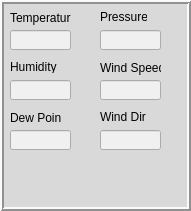
   <widget class="QFrame" name="frame_3">
    <property name="geometry">
     <rect>
      <x>710</x>
      <y>140</y>
      <width>191</width>
      <height>211</height>
     </rect>
    </property>
    <property name="styleSheet">
     <string notr="true">background-color: rgb(217, 217, 217);</string>
    </property>
    <property name="frameShape">
     <enum>QFrame::Box</enum>
    </property>
    <property name="frameShadow">
     <enum>QFrame::Raised</enum>
    </property>
    <property name="lineWidth">
     <number>2</number>
    </property>
    <widget class="QLineEdit" name="txtTemp">
     <property name="enabled">
      <bool>true</bool>
     </property>
     <property name="geometry">
      <rect>
       <x>10</x>
       <y>30</y>
       <width>61</width>
       <height>20</height>
      </rect>
     </property>
     <property name="font">
      <font>
       <weight>75</weight>
       <bold>true</bold>
      </font>
     </property>
     <property name="styleSheet">
      <string notr="true">background-color: rgb(240, 240, 240);</string>
     </property>
     <property name="alignment">
      <set>Qt::AlignCenter</set>
     </property>
     <property name="readOnly">
      <bool>true</bool>
     </property>
    </widget>
    <widget class="QLabel" name="label_8">
     <property name="geometry">
      <rect>
       <x>10</x>
       <y>10</y>
       <width>61</width>
       <height>16</height>
      </rect>
     </property>
     <property name="text">
      <string>Temperature</string>
     </property>
    </widget>
    <widget class="QLineEdit" name="txtUmid">
     <property name="enabled">
      <bool>true</bool>
     </property>
     <property name="geometry">
      <rect>
       <x>10</x>
       <y>80</y>
       <width>61</width>
       <height>20</height>
      </rect>
     </property>
     <property name="font">
      <font>
       <weight>75</weight>
       <bold>true</bold>
      </font>
     </property>
     <property name="styleSheet">
      <string notr="true">background-color: rgb(240, 240, 240);</string>
     </property>
     <property name="alignment">
      <set>Qt::AlignCenter</set>
     </property>
     <property name="readOnly">
      <bool>true</bool>
     </property>
    </widget>
    <widget class="QLabel" name="label_9">
     <property name="geometry">
      <rect>
       <x>10</x>
       <y>60</y>
       <width>47</width>
       <height>13</height>
      </rect>
     </property>
     <property name="text">
      <string>Humidity</string>
     </property>
    </widget>
    <widget class="QLineEdit" name="txtDew">
     <property name="enabled">
      <bool>true</bool>
     </property>
     <property name="geometry">
      <rect>
       <x>10</x>
       <y>130</y>
       <width>61</width>
       <height>20</height>
      </rect>
     </property>
     <property name="font">
      <font>
       <weight>75</weight>
       <bold>true</bold>
      </font>
     </property>
     <property name="styleSheet">
      <string notr="true">background-color: rgb(240, 240, 240);</string>
     </property>
     <property name="alignment">
      <set>Qt::AlignCenter</set>
     </property>
     <property name="readOnly">
      <bool>true</bool>
     </property>
    </widget>
    <widget class="QLabel" name="label_10">
     <property name="geometry">
      <rect>
       <x>10</x>
       <y>110</y>
       <width>51</width>
       <height>16</height>
      </rect>
     </property>
     <property name="text">
      <string>Dew Point</string>
     </property>
    </widget>
    <widget class="QLineEdit" name="txtBar">
     <property name="enabled">
      <bool>true</bool>
     </property>
     <property name="geometry">
      <rect>
       <x>100</x>
       <y>30</y>
       <width>61</width>
       <height>20</height>
      </rect>
     </property>
     <property name="font">
      <font>
       <weight>75</weight>
       <bold>true</bold>
      </font>
     </property>
     <property name="styleSheet">
      <string notr="true">background-color: rgb(240, 240, 240);</string>
     </property>
     <property name="alignment">
      <set>Qt::AlignCenter</set>
     </property>
     <property name="readOnly">
      <bool>true</bool>
     </property>
    </widget>
    <widget class="QLabel" name="label_11">
     <property name="geometry">
      <rect>
       <x>100</x>
       <y>10</y>
       <width>47</width>
       <height>13</height>
      </rect>
     </property>
     <property name="text">
      <string>Pressure</string>
     </property>
    </widget>
    <widget class="QLineEdit" name="txtWind">
     <property name="enabled">
      <bool>true</bool>
     </property>
     <property name="geometry">
      <rect>
       <x>100</x>
       <y>80</y>
       <width>61</width>
       <height>20</height>
      </rect>
     </property>
     <property name="font">
      <font>
       <weight>75</weight>
       <bold>true</bold>
      </font>
     </property>
     <property name="styleSheet">
      <string notr="true">background-color: rgb(240, 240, 240);</string>
     </property>
     <property name="alignment">
      <set>Qt::AlignCenter</set>
     </property>
     <property name="readOnly">
      <bool>true</bool>
     </property>
    </widget>
    <widget class="QLabel" name="label_12">
     <property name="geometry">
      <rect>
       <x>100</x>
       <y>60</y>
       <width>61</width>
       <height>16</height>
      </rect>
     </property>
     <property name="text">
      <string>Wind Speed</string>
     </property>
    </widget>
    <widget class="QLineEdit" name="txtWindDir">
     <property name="enabled">
      <bool>true</bool>
     </property>
     <property name="geometry">
      <rect>
       <x>100</x>
       <y>130</y>
       <width>61</width>
       <height>20</height>
      </rect>
     </property>
     <property name="font">
      <font>
       <weight>75</weight>
       <bold>true</bold>
      </font>
     </property>
     <property name="styleSheet">
      <string notr="true">background-color: rgb(240, 240, 240);</string>
     </property>
     <property name="alignment">
      <set>Qt::AlignCenter</set>
     </property>
     <property name="readOnly">
      <bool>true</bool>
     </property>
    </widget>
    <widget class="QLabel" name="label_13">
     <property name="geometry">
      <rect>
       <x>100</x>
       <y>110</y>
       <width>47</width>
       <height>13</height>
      </rect>
     </property>
     <property name="text">
      <string>Wind Dir</string>
     </property>
    </widget>
   </widget>
